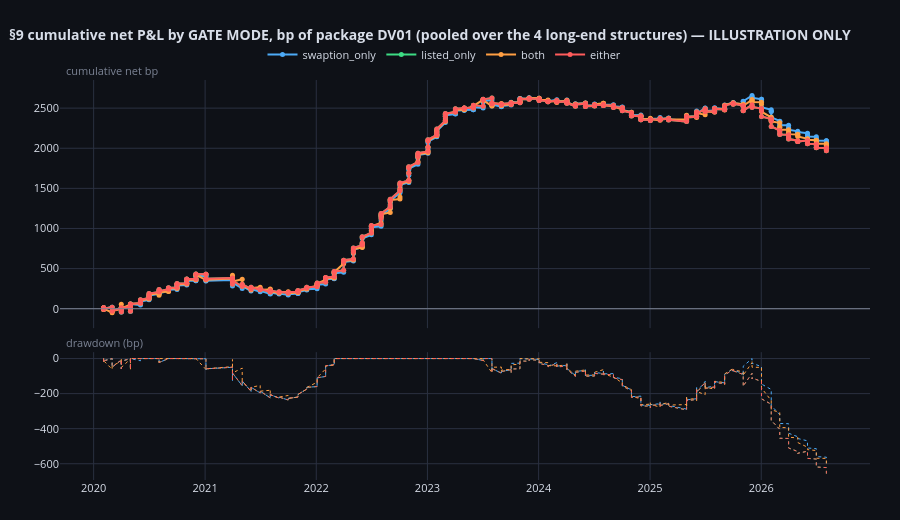

Notebook code for this chart:
### Markdown cell above
* **`both` == `cheapest` is an IDENTITY** — 0 differences in 7,098 daily rows and
  0 across 352 cohorts, re-verified here on the long end rather than inherited
  from the short-end study. "The curve beats both benchmarks" and "the curve is
  the cheapest of the three" are the same proposition, and the two are computed
  by deliberately different expressions so this is a measurement of two code
  paths, not a tautology.
* **`listed_only` == `either` is a COINCIDENCE of this cohort grid** — they
  differ on **12 of 7,098** daily rows, so they are genuinely different gates,
  but none of those 12 days is one of the 88 monthly entry dates, so their books
  are identical. **3 distinct equity curves, 4 distinct gates.**
* The correction uses the **ex-ante** count, **4**. Using the 3 realised books
  would lower the null threshold on an accident of the calendar.

### Code cell
# Only the four DISTINCT gate modes are plotted. 'cheapest' is omitted because it
# is provably the same series as 'both' (above), and drawing an identical curve
# twice would misrepresent how many strategies were tried.
_books_by_mode = {}
for _m in tw.DISTINCT_GATE_MODES:
    _b = books[(books["gate_mode"] == _m) & books["gate_closed"].to_numpy(bool)].copy()
    if _b.empty:
        continue
    _books_by_mode[_m] = (_b[["exit", "gate_net_bp"]]
                          .rename(columns={"exit": "closed_at",
                                           "gate_net_bp": "realized_pnl"})
                          .sort_values("closed_at"))

compare_curves(_books_by_mode,
               title="§9 cumulative net P&L by GATE MODE, bp of package DV01 "
                     "(pooled over the 4 long-end structures) — ILLUSTRATION ONLY",
               time_col="closed_at", pnl_col="realized_pnl", unit="bp").show()
print("Three curves are visible, not four: 'listed_only' and 'either' differ on 12")
print("of 7,098 daily rows but on NONE of the 88 monthly cohort entry dates, so on")
print("this grid their books coincide exactly. They are still two gates (§9a), and")
print("the multiple-testing correction in §12 counts four.")

### Figure 1 — Plotly figure (JSON) as saved in the notebook; plotly's stock layout.template omitted (floating-point values rounded to 4 significant figures; data arrays with more than 128 entries replaced by an {"elided": "..."} marker saying what was removed)
{"data": [{"hovertemplate": "<b>swaption_only</b><br>%{x|%Y-%m-%d}<br>cum %{y:.3f} bp<extra></extra>", "line": {"color": "#4dabf7", "width": 2}, "marker": {"size": 5}, "mode": "lines+markers", "name": "swaption_only", "type": "scatter", "x": {"elided": "290 str values"}, "xaxis": "x", "y": {"elided": "290 float values"}, "yaxis": "y"}, {"hoverinfo": "skip", "line": {"color": "#4dabf7", "dash": "dot", "width": 1}, "mode": "lines", "name": "swaption_only dd", "showlegend": false, "type": "scatter", "x": {"elided": "290 str values"}, "xaxis": "x2", "y": {"elided": "290 float values"}, "yaxis": "y2"}, {"hovertemplate": "<b>listed_only</b><br>%{x|%Y-%m-%d}<br>cum %{y:.3f} bp<extra></extra>", "line": {"color": "#3ddc84", "width": 2}, "marker": {"size": 5}, "mode": "lines+markers", "name": "listed_only", "type": "scatter", "x": {"elided": "290 str values"}, "xaxis": "x", "y": {"elided": "290 float values"}, "yaxis": "y"}, {"hoverinfo": "skip", "line": {"color": "#3ddc84", "dash": "dot", "width": 1}, "mode": "lines", "name": "listed_only dd", "showlegend": false, "type": "scatter", "x": {"elided": "290 str values"}, "xaxis": "x2", "y": {"elided": "290 float values"}, "yaxis": "y2"}, {"hovertemplate": "<b>both</b><br>%{x|%Y-%m-%d}<br>cum %{y:.3f} bp<extra></extra>", "line": {"color": "#ff9f43", "width": 2}, "marker": {"size": 5}, "mode": "lines+markers", "name": "both", "type": "scatter", "x": {"elided": "286 str values"}, "xaxis": "x", "y": {"elided": "286 float values"}, "yaxis": "y"}, {"hoverinfo": "skip", "line": {"color": "#ff9f43", "dash": "dot", "width": 1}, "mode": "lines", "name": "both dd", "showlegend": false, "type": "scatter", "x": {"elided": "286 str values"}, "xaxis": "x2", "y": {"elided": "286 float values"}, "yaxis": "y2"}, {"hovertemplate": "<b>either</b><br>%{x|%Y-%m-%d}<br>cum %{y:.3f} bp<extra></extra>", "line": {"color": "#ff5c5c", "width": 2}, "marker": {"size": 5}, "mode": "lines+markers", "name": "either", "type": "scatter", "x": {"elided": "290 str values"}, "xaxis": "x", "y": {"elided": "290 float values"}, "yaxis": "y"}, {"hoverinfo": "skip", "line": {"color": "#ff5c5c", "dash": "dot", "width": 1}, "mode": "lines", "name": "either dd", "showlegend": false, "type": "scatter", "x": {"elided": "290 str values"}, "xaxis": "x2", "y": {"elided": "290 float values"}, "yaxis": "y2"}], "layout": {"annotations": [{"font": {"color": "#7b8394", "size": 11}, "showarrow": false, "text": "cumulative net bp", "x": 0.005, "xanchor": "left", "xref": "paper", "y": 1.0, "yanchor": "bottom", "yref": "paper"}, {"font": {"color": "#7b8394", "size": 11}, "showarrow": false, "text": "drawdown (bp)", "x": 0.005, "xanchor": "left", "xref": "paper", "y": 0.3196, "yanchor": "bottom", "yref": "paper"}], "font": {"color": "#d8dee9", "size": 11}, "height": 520, "hoverlabel": {"bgcolor": "#161a23", "bordercolor": "#2a3040"}, "hovermode": "x unified", "legend": {"bgcolor": "rgba(0,0,0,0)", "orientation": "h", "x": 0.25, "y": 1.1}, "margin": {"b": 40, "l": 60, "r": 30, "t": 80}, "paper_bgcolor": "#0e1117", "plot_bgcolor": "#0e1117", "shapes": [{"line": {"color": "#7b8394", "width": 1}, "type": "line", "x0": 0, "x1": 1, "xref": "x domain", "y0": 0, "y1": 0, "yref": "y"}], "title": {"font": {"size": 14}, "text": "<b>§9 cumulative net P&L by GATE MODE, bp of package DV01 (pooled over the 4 long-end structures) — ILLUSTRATION ONLY</b>", "x": 0.01}, "xaxis": {"anchor": "y", "domain": [0.0, 1.0], "gridcolor": "#2a3040", "matches": "x2", "showgrid": true, "showspikes": true, "showticklabels": false, "spikecolor": "#7b8394", "spikedash": "dot", "spikemode": "across", "spikesnap": "cursor", "spikethickness": 1}, "xaxis2": {"anchor": "y2", "domain": [0.0, 1.0], "gridcolor": "#2a3040", "showgrid": true, "showspikes": true, "spikecolor": "#7b8394", "spikedash": "dot", "spikemode": "across", "spikesnap": "cursor", "spikethickness": 1}, "yaxis": {"anchor": "x", "domain": [0.3796, 1.0], "gridcolor": "#2a3040", "showgrid": true, "zeroline": false}, "yaxis2": {"anchor": "x2", "domain": [0.0, 0.3196], "gridcolor": "#2a3040", "showgrid": true, "zeroline": false}}}
